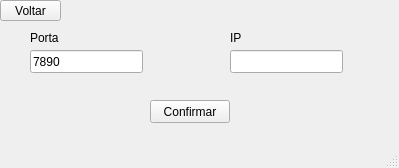
<?xml version="1.0" encoding="UTF-8"?>
<ui version="4.0">
 <class>ConfigForm</class>
 <widget class="QMainWindow" name="ConfigForm">
  <property name="geometry">
   <rect>
    <x>0</x>
    <y>0</y>
    <width>399</width>
    <height>168</height>
   </rect>
  </property>
  <property name="windowTitle">
   <string>MainWindow</string>
  </property>
  <widget class="QWidget" name="centralwidget">
   <widget class="QPushButton" name="pushButton">
    <property name="geometry">
     <rect>
      <x>0</x>
      <y>0</y>
      <width>61</width>
      <height>21</height>
     </rect>
    </property>
    <property name="text">
     <string>Voltar</string>
    </property>
   </widget>
   <widget class="QLineEdit" name="portaLine">
    <property name="geometry">
     <rect>
      <x>30</x>
      <y>50</y>
      <width>113</width>
      <height>23</height>
     </rect>
    </property>
    <property name="text">
     <string>7890</string>
    </property>
   </widget>
   <widget class="QLabel" name="label">
    <property name="geometry">
     <rect>
      <x>30</x>
      <y>30</y>
      <width>59</width>
      <height>15</height>
     </rect>
    </property>
    <property name="text">
     <string>Porta</string>
    </property>
   </widget>
   <widget class="QLineEdit" name="ipLine">
    <property name="geometry">
     <rect>
      <x>230</x>
      <y>50</y>
      <width>113</width>
      <height>23</height>
     </rect>
    </property>
    <property name="text">
     <string/>
    </property>
   </widget>
   <widget class="QLabel" name="label_2">
    <property name="geometry">
     <rect>
      <x>230</x>
      <y>30</y>
      <width>59</width>
      <height>15</height>
     </rect>
    </property>
    <property name="text">
     <string>IP</string>
    </property>
   </widget>
   <widget class="QPushButton" name="pushButton_2">
    <property name="geometry">
     <rect>
      <x>150</x>
      <y>100</y>
      <width>80</width>
      <height>23</height>
     </rect>
    </property>
    <property name="text">
     <string>Confirmar</string>
    </property>
   </widget>
  </widget>
  <widget class="QStatusBar" name="statusbar"/>
  <widget class="QMenuBar" name="menubar">
   <property name="geometry">
    <rect>
     <x>0</x>
     <y>0</y>
     <width>399</width>
     <height>20</height>
    </rect>
   </property>
  </widget>
  <action name="actionSair">
   <property name="text">
    <string>Sair</string>
   </property>
  </action>
 </widget>
 <resources/>
 <connections/>
</ui>
